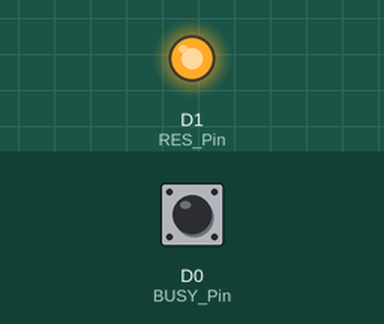
The sketch below on a simulated ESP8266 (NodeMCU). Shown: output pins drawn as LEDs (lit = HIGH). The inputs (shaded band) are chosen by the test bench; at power-on: D0 (BUSY_Pin) LOW. Pins used as bus, display or sensor lines are not drawn.

Above: at 1.2 s.
1.3 s: D0 (BUSY_Pin) pulsed HIGH 5 times (0.12 s each, 0.3 s apart)
Timing chart, 0 to 6.4 s (numbered marks = the images above; inputs shaded):
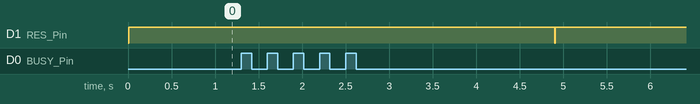

Measured:
- after the input at 1.3 s, D1 (RES_Pin): HIGH → LOW after 3.6 s, → HIGH 0.01 s later

The sketch:

GDEW0154M09_Arduino.ino
```cpp
#include <SPI.h>
#include"Ap_29demo.h"
//IO settings
int BUSY_Pin = D0;
int RES_Pin = D1;
int DC_Pin = D2;
int CS_Pin = D4;
//HSCLK---D5
//HMOSI--D7
#define EPD_W21_CS_0 digitalWrite(CS_Pin,LOW)
#define EPD_W21_CS_1 digitalWrite(CS_Pin,HIGH)
#define EPD_W21_DC_0  digitalWrite(DC_Pin,LOW)
#define EPD_W21_DC_1  digitalWrite(DC_Pin,HIGH)
#define EPD_W21_RST_0 digitalWrite(RES_Pin,LOW)
#define EPD_W21_RST_1 digitalWrite(RES_Pin,HIGH)
#define isEPD_W21_BUSY digitalRead(BUSY_Pin)
////////FUNCTION//////
void SPI_Write(unsigned char value);
void EPD_W21_WriteDATA(unsigned char command);
void EPD_W21_WriteCMD(unsigned char command);
//EPD
void EPD_W21_Init(void);
void EPD_init(void);
void EPD_sleep(void);
void EPD_refresh(void);
void lcd_chkstatus(void);
void PIC_display_Clean(void);
void PIC_display(const unsigned char *old_data,const unsigned char *new_data,unsigned char mode);// mode0:Refresh picture1,mode1:Refresh picture2... ,mode2¡¢3:Clear
void Sys_run(void)
{
   ESP.wdtFeed(); //Feed dog to prevent system reset
  }
void LED_run(void)
{
  digitalWrite(LED_BUILTIN, LOW);   // Turn the LED on (Note that LOW is the voltage level
  delay(500);
  digitalWrite(LED_BUILTIN, HIGH);   // Turn the LED on (Note that LOW is the voltage level
  delay(500);
  }
void setup() {
   pinMode(BUSY_Pin, INPUT);
   pinMode(RES_Pin, OUTPUT);
   pinMode(DC_Pin, OUTPUT);
   pinMode(CS_Pin, OUTPUT);
   //SPI
   SPI.beginTransaction(SPISettings(10000000, MSBFIRST, SPI_MODE0));
   SPI.begin ();
}
//Tips//
/*
1.When the e-paper is refreshed in full screen, the picture flicker is a normal phenomenon, and the main function is to clear the display afterimage in the previous picture.
2.When the partial refresh is performed, the screen does not flash.
3.After the e-paper is refreshed, you need to put it into sleep mode, please do not delete the sleep command.
4.Please do not take out the electronic paper when power is on.
5.Wake up from sleep, need to re-initialize the e-paper.
6.When you need to transplant the driver, you only need to change the corresponding IO. The BUSY pin is the input mode and the others are the output mode.
*/
void loop() {

  while(1)
  {
      //Clear
      EPD_init(); //EPD init
      PIC_display_Clean();//EPD Clear
      EPD_sleep();//EPD_sleep,Sleep instruction is necessary, please do not delete!!!
      delay(2000); //2s

      EPD_init(); //EPD init
      PIC_display(gImage_1,gImage_1,0);//EPD_picture1
      EPD_sleep();//EPD_sleep,Sleep instruction is necessary, please do not delete!!!
      delay(2000); //2s

      EPD_init(); //EPD init
      PIC_display(gImage_1,gImage_2,1);//EPD_picture1
      EPD_sleep();//EPD_sleep,Sleep instruction is necessary, please do not delete!!!
      delay(2000); //2s
      //Clear
      EPD_init(); //EPD init
      PIC_display_Clean();//EPD Clear
      EPD_sleep();//EPD_sleep,Sleep instruction is necessary, please do not delete!!!
      delay(2000); //2s
  while(1)
    {
     Sys_run();//System run
     LED_run();//Breathing lamp
    }
  }


}

//////////////////////SPI///////////////////////////////////

void SPI_Write(unsigned char value)
{
    SPI.transfer(value);

}

void EPD_W21_WriteCMD(unsigned char command)
{
  EPD_W21_CS_0;
  EPD_W21_DC_0;   // command write
  SPI_Write(command);
  EPD_W21_CS_1;
}
void EPD_W21_WriteDATA(unsigned char command)
{
  EPD_W21_CS_0;
  EPD_W21_DC_1;   // command write
  SPI_Write(command);
  EPD_W21_CS_1;
}


/////////////////EPD settings Functions/////////////////////
void EPD_W21_Init(void)
{
    EPD_W21_RST_0;    // Module reset
    delay(10);//At least 10ms delay
    EPD_W21_RST_1;
    delay(10);//At least 10ms delay
}
void EPD_init(void)
{
    EPD_W21_Init();
    delay(100);         //reset IC and select BUS

    EPD_W21_WriteCMD(0x00);             //panel setting
    EPD_W21_WriteDATA (0xDf);
    EPD_W21_WriteDATA (0x0e);

    EPD_W21_WriteCMD(0x4D);             //FITIinternal code
    EPD_W21_WriteDATA (0x55);

    EPD_W21_WriteCMD(0xaa);
    EPD_W21_WriteDATA (0x0f);

    EPD_W21_WriteCMD(0xE9);
    EPD_W21_WriteDATA (0x02);

    EPD_W21_WriteCMD(0xb6);
    EPD_W21_WriteDATA (0x11);

    EPD_W21_WriteCMD(0xF3);
    EPD_W21_WriteDATA (0x0a);

    EPD_W21_WriteCMD(0x61);     //resolution setting
    EPD_W21_WriteDATA (0xc8);
    EPD_W21_WriteDATA (0x00);
    EPD_W21_WriteDATA (0xc8);

    EPD_W21_WriteCMD(0x60);          //Tcon setting
    EPD_W21_WriteDATA (0x00);

    EPD_W21_WriteCMD(0X50);
    EPD_W21_WriteDATA(0x97);//

    EPD_W21_WriteCMD(0XE3);
    EPD_W21_WriteDATA(0x00);

    EPD_W21_WriteCMD(0x04);//Power on
    delay(100);
    lcd_chkstatus();

}
void EPD_refresh(void)
{
    EPD_W21_WriteCMD(0x12);     //DISPLAY REFRESH
    delay(10);          //!!!The delay here is necessary, 200uS at least!!!
    lcd_chkstatus();
}
void EPD_sleep(void)
{
    EPD_W21_WriteCMD(0X02);   //power off
    lcd_chkstatus();          //waiting for the electronic paper IC to release the idle signal
    //Part2 Increase the time delay
    delay(1000);      //Power off time delay, this is  necessary!!!
    EPD_W21_WriteCMD(0X07);   //deep sleep
    EPD_W21_WriteDATA(0xA5);
}
void PIC_display(const unsigned char *old_data,const unsigned char *new_data,unsigned char mode)// mode0:Refresh picture1,mode1:Refresh picture2... ,mode2¡¢3:Clear
{
    unsigned int i;

    if(mode==0)  //mode0:Refresh picture1
    {
      EPD_W21_WriteCMD(0x10);
      for(i=0;i<5000;i++)
      {
          EPD_W21_WriteDATA(0xff);
      }
      EPD_W21_WriteCMD(0x13);
      for(i=0;i<5000;i++)
      {
          EPD_W21_WriteDATA(pgm_read_byte(&new_data[i]));
      }
    }

    else if(mode==1)  //mode0:Refresh picture2...
    {
      EPD_W21_WriteCMD(0x10);
      for(i=0;i<5000;i++)
      {
          EPD_W21_WriteDATA(pgm_read_byte(&old_data[i]));
      }
      EPD_W21_WriteCMD(0x13);
      for(i=0;i<5000;i++)
      {
          EPD_W21_WriteDATA(pgm_read_byte(&new_data[i]));
      }
    }

   else if(mode==2)
    {
      EPD_W21_WriteCMD(0x10);
      for(i=0;i<5000;i++)
      {
          EPD_W21_WriteDATA(pgm_read_byte(&old_data[i]));
      }
      EPD_W21_WriteCMD(0x13);
      for(i=0;i<5000;i++)
      {
          EPD_W21_WriteDATA(0xff);
      }
    }
   else if(mode==3)
    {
      EPD_W21_WriteCMD(0x10);
      for(i=0;i<5000;i++)
      {
          EPD_W21_WriteDATA(0xff);
      }
      EPD_W21_WriteCMD(0x13);
      for(i=0;i<5000;i++)
      {
          EPD_W21_WriteDATA(0xff);
      }
    }

    EPD_W21_WriteCMD(0x12);     //DISPLAY REFRESH
    delay(10);     //!!!The delay here is necessary, 200uS at least!!!
    lcd_chkstatus();
}
void PIC_display_Clean(void)
{
    unsigned int i,j;
    for(j=0;j<2;j++)
    {
      EPD_W21_WriteCMD(0x10);
      for(i=0;i<5000;i++)
      {
          EPD_W21_WriteDATA(0x00);
      }
      EPD_W21_WriteCMD(0x13);
      for(i=0;i<5000;i++)
      {
          EPD_W21_WriteDATA(0xff);
      }
      EPD_W21_WriteCMD(0x12);     //DISPLAY REFRESH
      delay(10);     //!!!The delay here is necessary, 200uS at least!!!
      lcd_chkstatus();   //waiting for the electronic paper IC to release the idle signal
    }

}
void lcd_chkstatus(void)
{
  while(1)
  {   //=0 BUSY
     if(isEPD_W21_BUSY==1) break;
     ESP.wdtFeed(); //Feed dog to prevent system reset
  }
}
```

Source omitted: Ap_29demo.h (data table, 50871 bytes)
